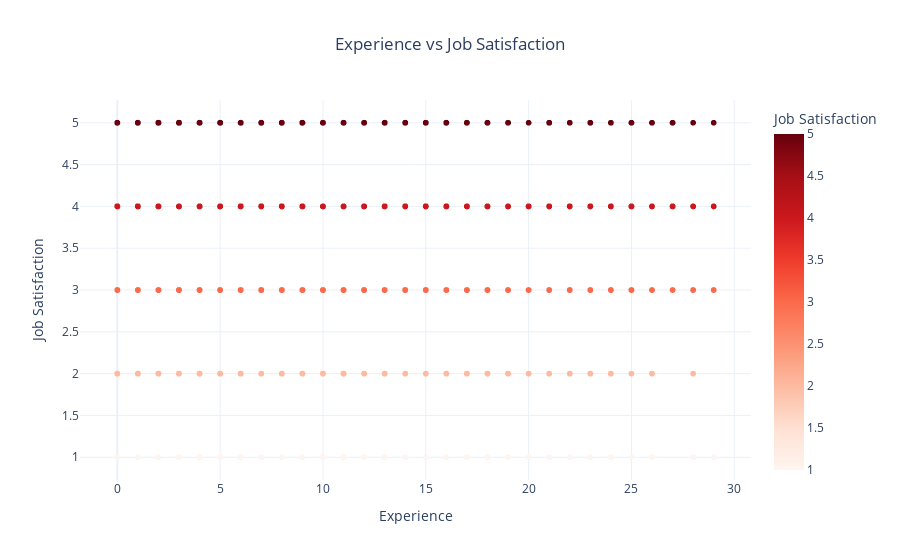

The notebook cell this image was saved under:
### Markdown cell above
**What is the relationship between Experience and JobSatisfaction?**

### Code cell
# Create an interactive scatter plot with Plotly
fig = px.scatter(df, 
                 x='Experience', 
                 y='JobSatisfaction',
                 title='Experience vs Job Satisfaction',
                 color='JobSatisfaction',  # Color points based on Job Satisfaction
                 color_continuous_scale='Reds',  # Red color theme
                 labels={'Experience': 'Experience', 'JobSatisfaction': 'Job Satisfaction'},
                 hover_name=df.index  # Optionally show index or other identifier on hover
                )

# Update layout for better presentation
fig.update_layout(
    xaxis_title='Experience',
    yaxis_title='Job Satisfaction',
    title_x=0.5,  # Center title
    template='plotly_white',
)

# Display the interactive scatter plot
fig.show()

### Figure 1 — Plotly figure (JSON) as saved in the notebook; plotly's stock layout.template omitted (floating-point values rounded to 4 significant figures; data arrays with more than 128 entries replaced by an {"elided": "..."} marker saying what was removed)
{"data": [{"hovertemplate": "<b>%{hovertext}</b><br><br>Experience=%{x}<br>Job Satisfaction=%{marker.color}<extra></extra>", "hovertext": {"elided": "2768 int values"}, "legendgroup": "", "marker": {"color": {"elided": "2768 int values"}, "coloraxis": "coloraxis", "symbol": "circle"}, "mode": "markers", "name": "", "showlegend": false, "type": "scattergl", "x": {"elided": "2768 int values"}, "xaxis": "x", "y": {"elided": "2768 int values"}, "yaxis": "y"}], "layout": {"coloraxis": {"colorbar": {"title": {"text": "Job Satisfaction"}}, "colorscale": [[0, "rgb(255,245,240)"], [0.125, "rgb(254,224,210)"], [0.25, "rgb(252,187,161)"], [0.375, "rgb(252,146,114)"], [0.5, "rgb(251,106,74)"], [0.625, "rgb(239,59,44)"], [0.75, "rgb(203,24,29)"], [0.875, "rgb(165,15,21)"], [1, "rgb(103,0,13)"]]}, "legend": {"tracegroupgap": 0}, "title": {"text": "Experience vs Job Satisfaction", "x": 0.5}, "xaxis": {"anchor": "y", "domain": [0, 1], "title": {"text": "Experience"}}, "yaxis": {"anchor": "x", "domain": [0, 1], "title": {"text": "Job Satisfaction"}}}}
